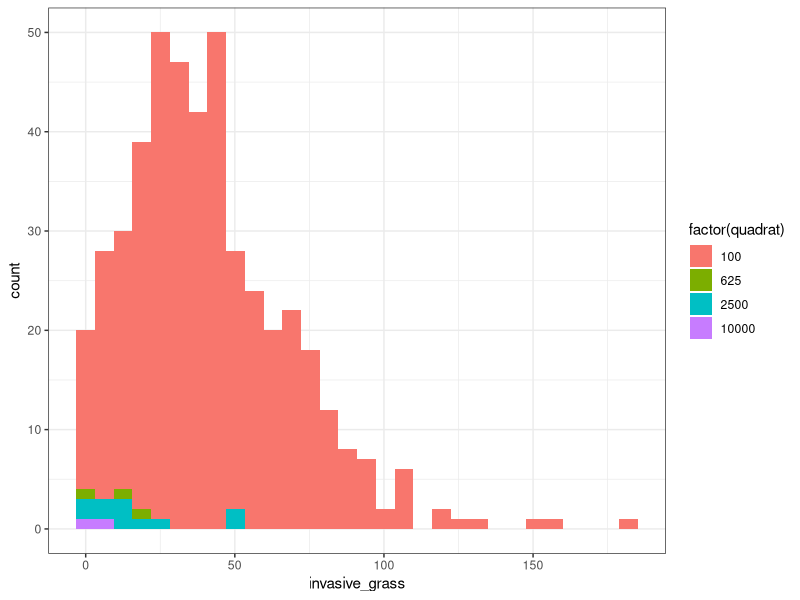
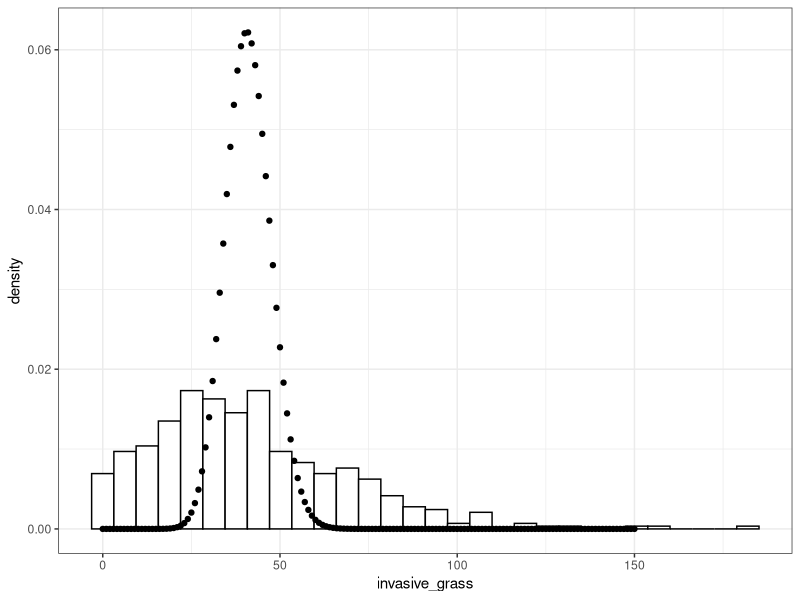
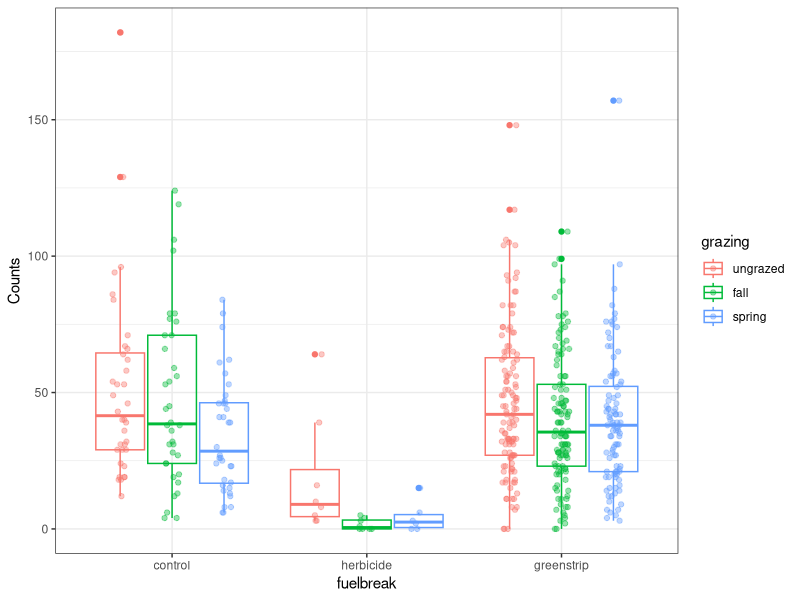
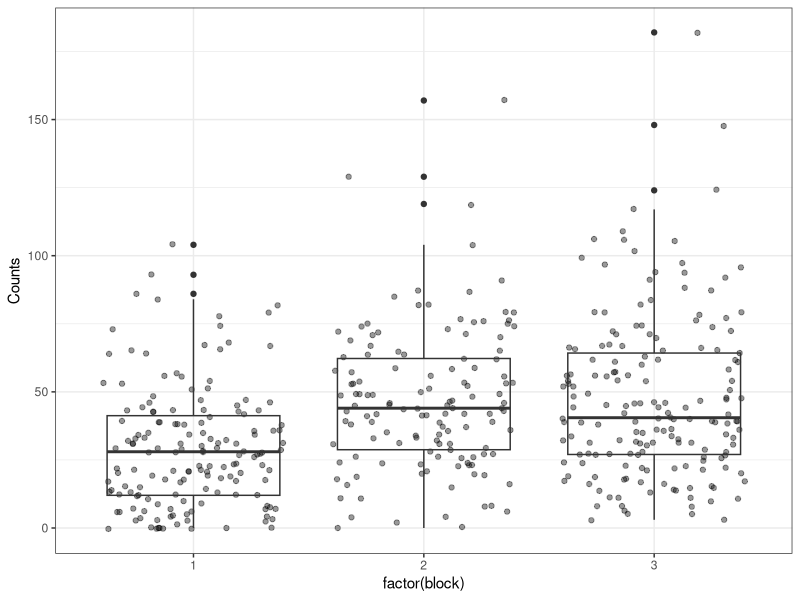
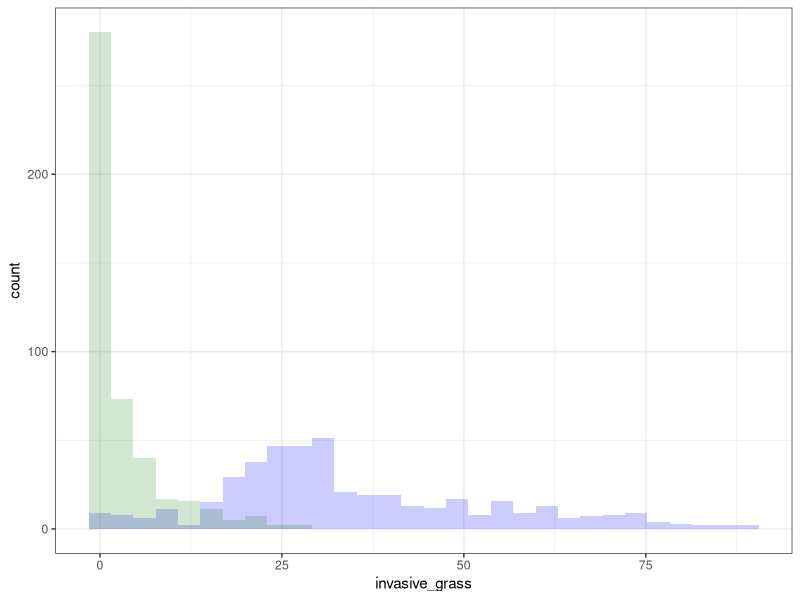
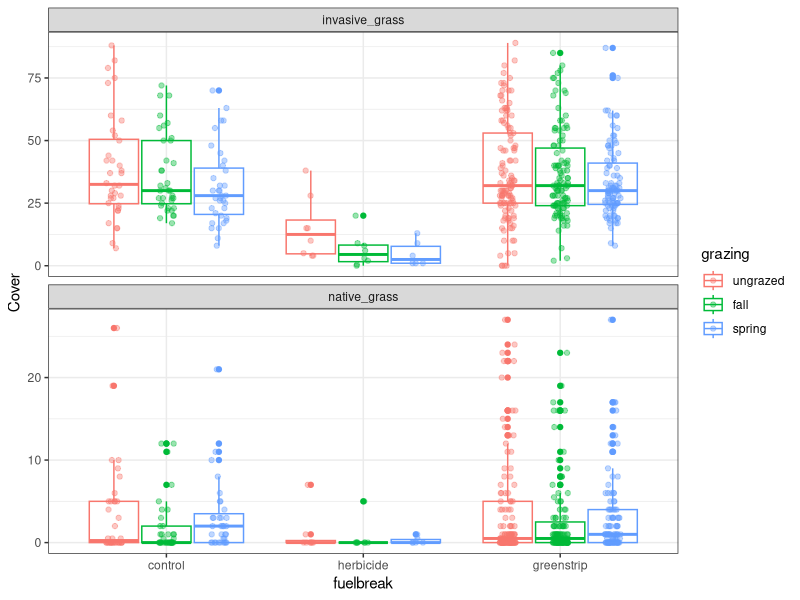
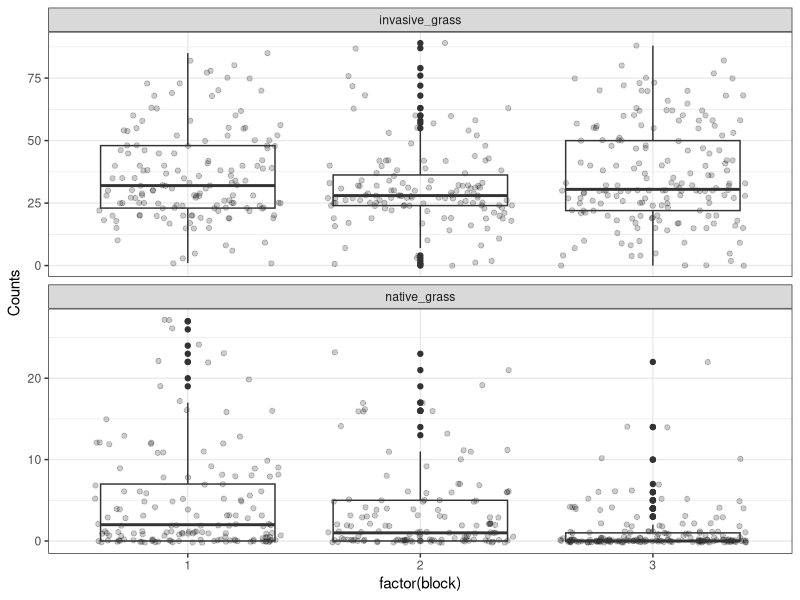

Write R code to recreate these figures, in order.
## ---- chunk 1
knitr::opts_chunk$set(echo = TRUE)
library(dplyr)
library(ggplot2)
## ---- chunk 2
count <- read.csv("data/count.csv")

ggplot(count, aes(x = invasive_grass, fill = factor(quadrat))) +
  geom_histogram(bins = 30) +
  theme_bw()
## ---- chunk 3
ggplot() +
  geom_histogram(data = count, 
                 aes(x = invasive_grass,
                     y = ..density..),
                 bins = 30,
                 fill = "white",
                 color = "black") +
  geom_point(data = data.frame(x = 0:150,
                               y = dpois(0:150, 
                                         lambda = mean(count$invasive_grass))),
             aes(x = x, y = y)) +
  theme_bw()
## ---- chunk 4
count %>%
  mutate(grazing = factor(grazing, levels = c("ungrazed",
                                              "fall", 
                                              "spring")),
         fuelbreak = factor(fuelbreak, levels = c("control",
                                                  "herbicide", 
                                                  "greenstrip"))) %>%
  ggplot(aes(x = fuelbreak, y = invasive_grass, color = grazing)) +
  geom_point(position = position_jitterdodge(dodge.width = 0.8, 
                                             jitter.width = 0.2),
             alpha = 0.4) +
  geom_boxplot(fill = "transparent",
               position = position_dodge(width = 0.8)) +
  scale_y_continuous("Counts") +
  theme_bw()
## ---- chunk 5
count %>%
  mutate(grazing = factor(grazing, levels = c("ungrazed",
                                              "fall", 
                                              "spring")),
         fuelbreak = factor(fuelbreak, levels = c("control",
                                                  "herbicide", 
                                                  "greenstrip"))) %>%
  ggplot(aes(x = factor(block), y = invasive_grass)) +
  geom_jitter(alpha = 0.4) +
  geom_boxplot(fill = "transparent",
               position = position_dodge(width = 0.8)) +
  # facet_wrap(vars(fuelbreak)) +
  scale_y_continuous("Counts") +
  theme_bw()
## ---- chunk 6
cover <- read.csv("data/cover.csv")

ggplot(cover) +
  geom_histogram(aes(x = invasive_grass), 
                 alpha = 0.2, 
                 fill = "blue",
                 bins = 30) +
    geom_histogram(aes(x = native_grass), 
                 alpha = 0.2, 
                 fill = "forestgreen",
                 bins = 30) +
  theme_bw()
## ---- chunk 7
cover %>%
  tidyr::pivot_longer(4:5, names_to = "PFT", values_to = "cover") %>%
  mutate(grazing = factor(grazing, levels = c("ungrazed",
                                              "fall", 
                                              "spring")),
         fuelbreak = factor(fuelbreak, levels = c("control",
                                                  "herbicide", 
                                                  "greenstrip"))) %>%
  ggplot(aes(x = fuelbreak, y = cover, color = grazing)) +
  geom_point(position = position_jitterdodge(dodge.width = 0.8, 
                                             jitter.width = 0.2),
             alpha = 0.4) +
  geom_boxplot(fill = "transparent",
               position = position_dodge(width = 0.8)) +
  scale_y_continuous("Cover") +
  facet_wrap(~PFT, ncol = 1, scales = "free_y") +
  theme_bw()
## ---- chunk 8
cover %>%
  tidyr::pivot_longer(4:5, names_to = "PFT", values_to = "cover") %>%
  mutate(grazing = factor(grazing, levels = c("ungrazed",
                                              "fall", 
                                              "spring")),
         fuelbreak = factor(fuelbreak, levels = c("control",
                                                  "herbicide", 
                                                  "greenstrip"))) %>%
  ggplot(aes(x = factor(block), y = cover)) +
  geom_jitter(alpha = 0.2) +
  geom_boxplot(fill = "transparent",
               position = position_dodge(width = 0.8)) +
  facet_wrap(vars(fuelbreak)) +
  scale_y_continuous("Counts") +
  facet_wrap(~PFT, ncol = 1, scales = "free_y") +
  theme_bw()
